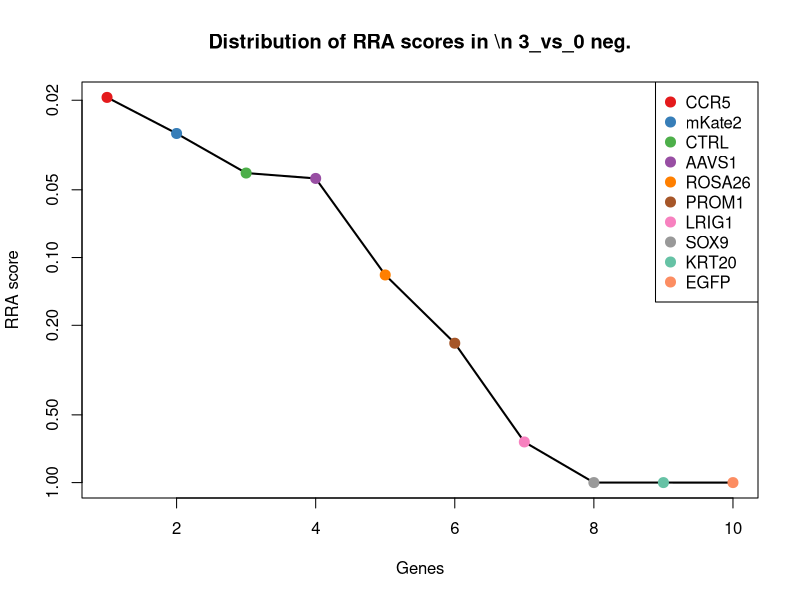
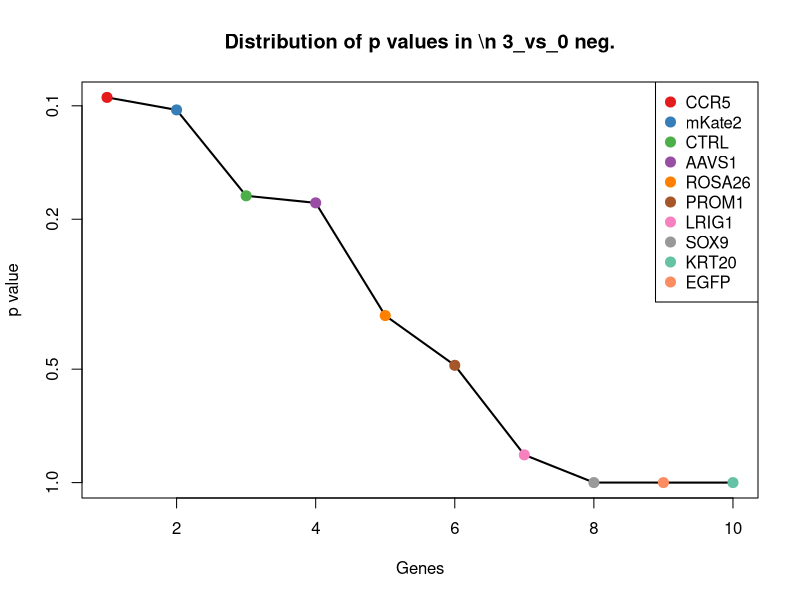
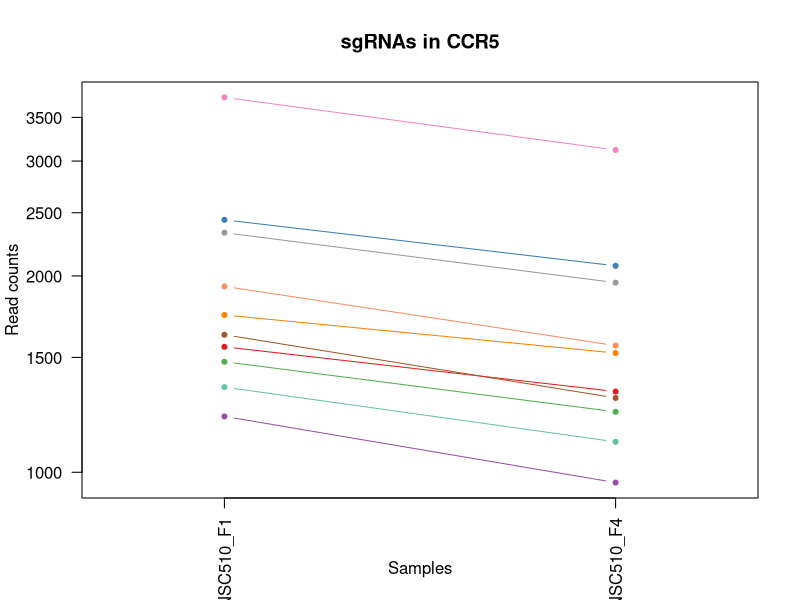
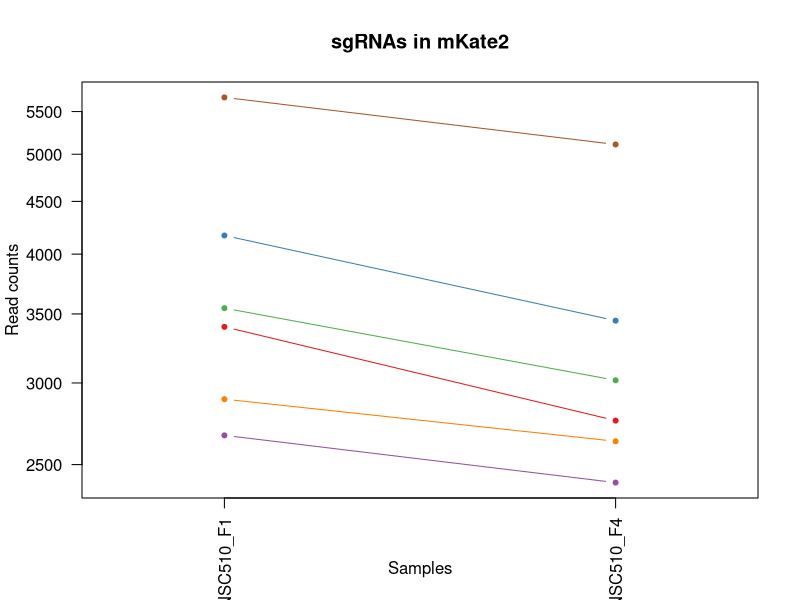
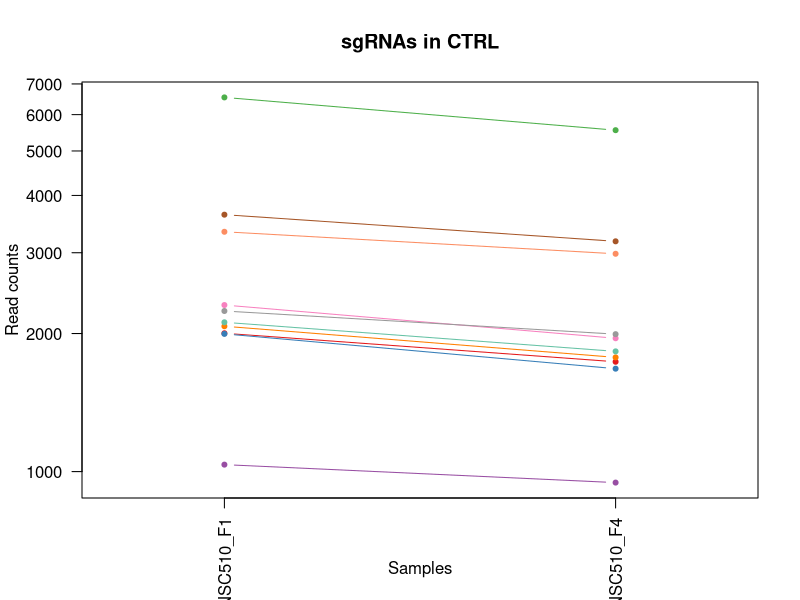
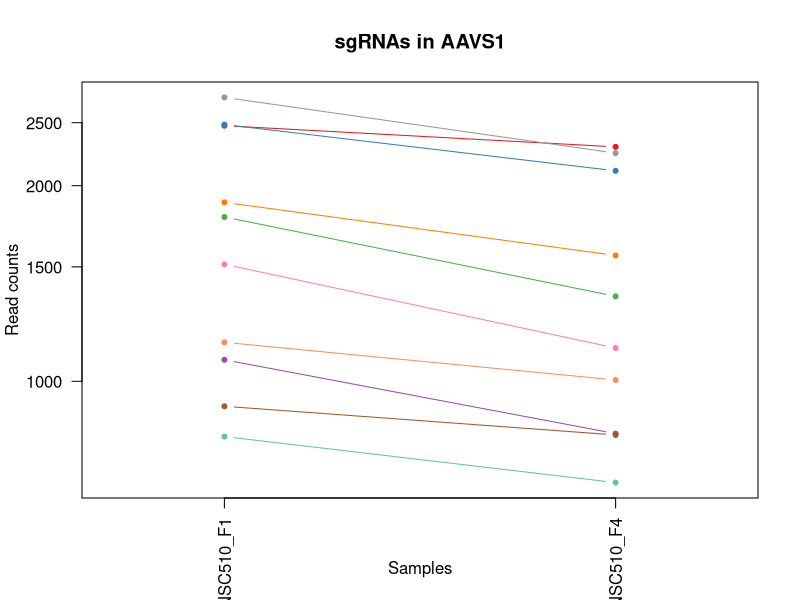
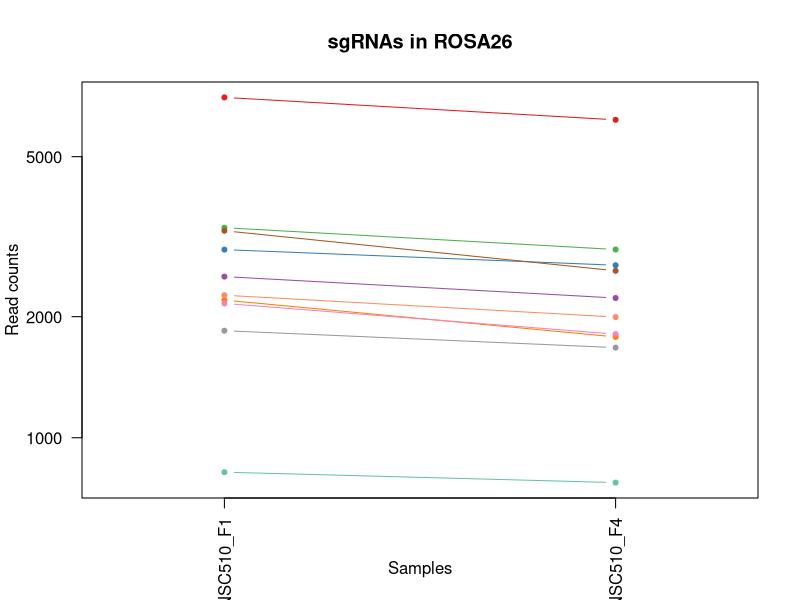
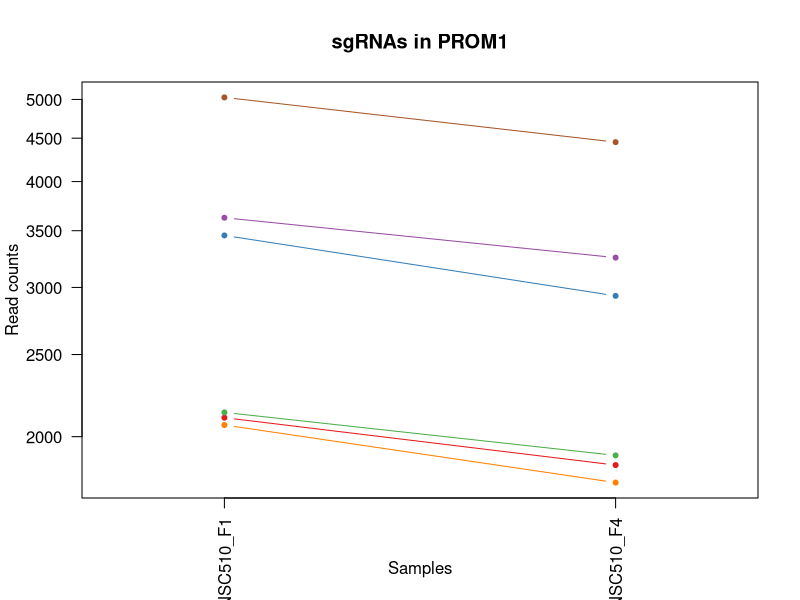

Here is the R script that generated these plots, in order: (Note: this script raises an error after producing the figures.)
pdf(file='S10A_c0_t3.pdf',width=4.5,height=4.5);
gstable=read.table('S10A_c0_t3.gene_summary.txt',header=T)
# 
#
# parameters
# Do not modify the variables beginning with "__"

# gstablename='__GENE_SUMMARY_FILE__'
startindex=3
# outputfile='__OUTPUT_FILE__'
targetgenelist=c("CCR5","mKate2","CTRL","AAVS1","ROSA26","PROM1","LRIG1","SOX9","KRT20","EGFP")
# samplelabel=sub('.\\w+.\\w+$','',colnames(gstable)[startindex]);
samplelabel='3_vs_0 neg.'


# You need to write some codes in front of this code:
# gstable=read.table(gstablename,header=T)
# pdf(file=outputfile,width=6,height=6)


# set up color using RColorBrewer
#library(RColorBrewer)
#colors <- brewer.pal(length(targetgenelist), "Set1")

colors=c( "#E41A1C", "#377EB8", "#4DAF4A", "#984EA3", "#FF7F00",  "#A65628", "#F781BF",
          "#999999", "#66C2A5", "#FC8D62", "#8DA0CB", "#E78AC3", "#A6D854", "#FFD92F", "#E5C494", "#B3B3B3", 
          "#8DD3C7", "#FFFFB3", "#BEBADA", "#FB8072", "#80B1D3", "#FDB462", "#B3DE69", "#FCCDE5",
          "#D9D9D9", "#BC80BD", "#CCEBC5", "#FFED6F")

######
# function definition

plotrankedvalues<-function(val, tglist, ...){
  
  plot(val,log='y',ylim=c(max(val),min(val)),type='l',lwd=2, ...)
  if(length(tglist)>0){
    for(i in 1:length(tglist)){
      targetgene=tglist[i];
      tx=which(names(val)==targetgene);ty=val[targetgene];
      points(tx,ty,col=colors[(i %% length(colors)) ],cex=2,pch=20)
      # text(tx+50,ty,targetgene,col=colors[i])
    }
    legend('topright',tglist,pch=20,pt.cex = 2,cex=1,col=colors)
  }
}



plotrandvalues<-function(val,targetgenelist, ...){
  # choose the one with the best distance distribution
  
  mindiffvalue=0;
  randval=val;
  for(i in 1:20){
    randval0=sample(val)
    vindex=sort(which(names(randval0) %in% targetgenelist))
    if(max(vindex)>0.9*length(val)){
      # print('pass...')
      next;
    }
    mindiffind=min(diff(vindex));
    if (mindiffind > mindiffvalue){
      mindiffvalue=mindiffind;
      randval=randval0;
      # print(paste('Diff: ',mindiffvalue))
    }
  }
  plot(randval,log='y',ylim=c(max(randval),min(randval)),pch=20,col='grey', ...)
  
  if(length(targetgenelist)>0){
    for(i in 1:length(targetgenelist)){
      targetgene=targetgenelist[i];
      tx=which(names(randval)==targetgene);ty=randval[targetgene];
      points(tx,ty,col=colors[(i %% length(colors)) ],cex=2,pch=20)
      text(tx+50,ty,targetgene,col=colors[i])
    }
  }
  
}




# set.seed(1235)



pvec=gstable[,startindex]
names(pvec)=gstable[,'id']
pvec=sort(pvec);

plotrankedvalues(pvec,targetgenelist,xlab='Genes',ylab='RRA score',main=paste('Distribution of RRA scores in \\n',samplelabel))

# plotrandvalues(pvec,targetgenelist,xlab='Genes',ylab='RRA score',main=paste('Distribution of RRA scores in \\n',samplelabel))


pvec=gstable[,startindex+1]
names(pvec)=gstable[,'id']
pvec=sort(pvec);

plotrankedvalues(pvec,targetgenelist,xlab='Genes',ylab='p value',main=paste('Distribution of p values in \\n',samplelabel))

# plotrandvalues(pvec,targetgenelist,xlab='Genes',ylab='p value',main=paste('Distribution of p values in \\n',samplelabel))



# you need to write after this code:
# dev.off()






# parameters
# Do not modify the variables beginning with "__"
targetmat=list(c(1556.0769285191361,1328.7104999339665),c(2436.875189945062,2071.6029132799463),c(1476.096396734483,1236.8368371132535),c(1216.9189772804175,963.1916263461839),c(1741.3482869570034,1522.3367140507378),c(1623.9085187668798,1299.07383450793),c(3755.035346699724,3118.7650916665666),c(2328.547127907621,1952.0683627282658),c(1349.5449223916776,1112.3628423239006),c(1926.6196453948705,1562.840156799654))
targetgene="CCR5"
collabel=c("S73_MNSC510_F1","S76_MNSC510_F4")

# set up color using RColorBrewer
#library(RColorBrewer)
#colors <- brewer.pal(length(targetgenelist), "Set1")

colors=c( "#E41A1C", "#377EB8", "#4DAF4A", "#984EA3", "#FF7F00",  "#A65628", "#F781BF",
          "#999999", "#66C2A5", "#FC8D62", "#8DA0CB", "#E78AC3", "#A6D854", "#FFD92F", "#E5C494", "#B3B3B3", 
          "#8DD3C7", "#FFFFB3", "#BEBADA", "#FB8072", "#80B1D3", "#FDB462", "#B3DE69", "#FCCDE5",
          "#D9D9D9", "#BC80BD", "#CCEBC5", "#FFED6F")


## code

targetmatvec=unlist(targetmat)+1
yrange=range(targetmatvec[targetmatvec>0]);
# yrange[1]=1; # set the minimum value to 1
for(i in 1:length(targetmat)){
  vali=targetmat[[i]]+1;
  if(i==1){
    plot(1:length(vali),vali,type='b',las=1,pch=20,main=paste('sgRNAs in',targetgene),ylab='Read counts',xlab='Samples',xlim=c(0.7,length(vali)+0.3),ylim = yrange,col=colors[(i %% length(colors))],xaxt='n',log='y')
    axis(1,at=1:length(vali),labels=(collabel),las=2)
    # lines(0:100,rep(1,101),col='black');
  }else{
    lines(1:length(vali),vali,type='b',pch=20,col=colors[(i %% length(colors))])
  }
}




# parameters
# Do not modify the variables beginning with "__"
targetmat=list(c(3399.678806745126,2757.197773468922),c(4169.111770749383,3446.7441890480363),c(3544.453693393296,3017.0125403705083),c(2667.7050791463394,2400.5698995089506),c(2892.460497579162,2632.723778679569),c(5675.58052132614,5109.36111944868))
targetgene="mKate2"
collabel=c("S73_MNSC510_F1","S76_MNSC510_F4")

# set up color using RColorBrewer
#library(RColorBrewer)
#colors <- brewer.pal(length(targetgenelist), "Set1")

colors=c( "#E41A1C", "#377EB8", "#4DAF4A", "#984EA3", "#FF7F00",  "#A65628", "#F781BF",
          "#999999", "#66C2A5", "#FC8D62", "#8DA0CB", "#E78AC3", "#A6D854", "#FFD92F", "#E5C494", "#B3B3B3", 
          "#8DD3C7", "#FFFFB3", "#BEBADA", "#FB8072", "#80B1D3", "#FDB462", "#B3DE69", "#FCCDE5",
          "#D9D9D9", "#BC80BD", "#CCEBC5", "#FFED6F")


## code

targetmatvec=unlist(targetmat)+1
yrange=range(targetmatvec[targetmatvec>0]);
# yrange[1]=1; # set the minimum value to 1
for(i in 1:length(targetmat)){
  vali=targetmat[[i]]+1;
  if(i==1){
    plot(1:length(vali),vali,type='b',las=1,pch=20,main=paste('sgRNAs in',targetgene),ylab='Read counts',xlab='Samples',xlim=c(0.7,length(vali)+0.3),ylim = yrange,col=colors[(i %% length(colors))],xaxt='n',log='y')
    axis(1,at=1:length(vali),labels=(collabel),las=2)
    # lines(0:100,rep(1,101),col='black');
  }else{
    lines(1:length(vali),vali,type='b',pch=20,col=colors[(i %% length(colors))])
  }
}




# parameters
# Do not modify the variables beginning with "__"
targetmat=list(c(2001.5381182058113,1734.7328162706654),c(1995.4636474373567,1675.4594854185925),c(6541.192605830929,5548.971656601553),c(1034.6848542267776,945.409627090562),c(2073.419355632525,1773.2604813245127),c(3630.5086959464033,3176.0626448235703),c(2306.274068423287,1952.0683627282658),c(2238.4424781755433,1992.5718054771824),c(2114.9282392169653,1827.594367938913),c(3331.8472164973828,2983.4243195543336))
targetgene="CTRL"
collabel=c("S73_MNSC510_F1","S76_MNSC510_F4")

# set up color using RColorBrewer
#library(RColorBrewer)
#colors <- brewer.pal(length(targetgenelist), "Set1")

colors=c( "#E41A1C", "#377EB8", "#4DAF4A", "#984EA3", "#FF7F00",  "#A65628", "#F781BF",
          "#999999", "#66C2A5", "#FC8D62", "#8DA0CB", "#E78AC3", "#A6D854", "#FFD92F", "#E5C494", "#B3B3B3", 
          "#8DD3C7", "#FFFFB3", "#BEBADA", "#FB8072", "#80B1D3", "#FDB462", "#B3DE69", "#FCCDE5",
          "#D9D9D9", "#BC80BD", "#CCEBC5", "#FFED6F")


## code

targetmatvec=unlist(targetmat)+1
yrange=range(targetmatvec[targetmatvec>0]);
# yrange[1]=1; # set the minimum value to 1
for(i in 1:length(targetmat)){
  vali=targetmat[[i]]+1;
  if(i==1){
    plot(1:length(vali),vali,type='b',las=1,pch=20,main=paste('sgRNAs in',targetgene),ylab='Read counts',xlab='Samples',xlim=c(0.7,length(vali)+0.3),ylim = yrange,col=colors[(i %% length(colors))],xaxt='n',log='y')
    axis(1,at=1:length(vali),labels=(collabel),las=2)
    # lines(0:100,rep(1,101),col='black');
  }else{
    lines(1:length(vali),vali,type='b',pch=20,col=colors[(i %% length(colors))])
  }
}




# parameters
# Do not modify the variables beginning with "__"
targetmat=list(c(2472.3096027610477,2293.8779039752194),c(2482.4337207084723,2107.1669117911897),c(1788.9316413098982,1350.4440545797265),c(1078.2185614007026,829.82663192902),c(1884.0983500156879,1560.8643791045852),c(914.2078506524267,825.8750765388818),c(1512.5432213452111,1124.217508494315),c(2733.511845804598,2243.4955727509573),c(821.0659655361219,697.4495263593906),c(1147.0625634431888,1003.6950690951003))
targetgene="AAVS1"
collabel=c("S73_MNSC510_F1","S76_MNSC510_F4")

# set up color using RColorBrewer
#library(RColorBrewer)
#colors <- brewer.pal(length(targetgenelist), "Set1")

colors=c( "#E41A1C", "#377EB8", "#4DAF4A", "#984EA3", "#FF7F00",  "#A65628", "#F781BF",
          "#999999", "#66C2A5", "#FC8D62", "#8DA0CB", "#E78AC3", "#A6D854", "#FFD92F", "#E5C494", "#B3B3B3", 
          "#8DD3C7", "#FFFFB3", "#BEBADA", "#FB8072", "#80B1D3", "#FDB462", "#B3DE69", "#FCCDE5",
          "#D9D9D9", "#BC80BD", "#CCEBC5", "#FFED6F")


## code

targetmatvec=unlist(targetmat)+1
yrange=range(targetmatvec[targetmatvec>0]);
# yrange[1]=1; # set the minimum value to 1
for(i in 1:length(targetmat)){
  vali=targetmat[[i]]+1;
  if(i==1){
    plot(1:length(vali),vali,type='b',las=1,pch=20,main=paste('sgRNAs in',targetgene),ylab='Read counts',xlab='Samples',xlim=c(0.7,length(vali)+0.3),ylim = yrange,col=colors[(i %% length(colors))],xaxt='n',log='y')
    axis(1,at=1:length(vali),labels=(collabel),las=2)
    # lines(0:100,rep(1,101),col='black');
  }else{
    lines(1:length(vali),vali,type='b',pch=20,col=colors[(i %% length(colors))])
  }
}




# parameters
# Do not modify the variables beginning with "__"
targetmat=list(c(7018.038561154621,6172.329519395853),c(2934.9817929583446,2684.0939987513657),c(3327.7975693184126,2936.99354372021),c(2514.8308981402306,2224.7256846478012),c(2197.9460063858455,1780.1757032572546),c(3270.0900970180933,2600.1234467109293),c(2156.437122801405,1808.8244798357566),c(1844.6142900207326,1674.4715965710582),c(820.0535537413795,772.5290787720162),c(2260.715537659877,1994.5475831722515))
targetgene="ROSA26"
collabel=c("S73_MNSC510_F1","S76_MNSC510_F4")

# set up color using RColorBrewer
#library(RColorBrewer)
#colors <- brewer.pal(length(targetgenelist), "Set1")

colors=c( "#E41A1C", "#377EB8", "#4DAF4A", "#984EA3", "#FF7F00",  "#A65628", "#F781BF",
          "#999999", "#66C2A5", "#FC8D62", "#8DA0CB", "#E78AC3", "#A6D854", "#FFD92F", "#E5C494", "#B3B3B3", 
          "#8DD3C7", "#FFFFB3", "#BEBADA", "#FB8072", "#80B1D3", "#FDB462", "#B3DE69", "#FCCDE5",
          "#D9D9D9", "#BC80BD", "#CCEBC5", "#FFED6F")


## code

targetmatvec=unlist(targetmat)+1
yrange=range(targetmatvec[targetmatvec>0]);
# yrange[1]=1; # set the minimum value to 1
for(i in 1:length(targetmat)){
  vali=targetmat[[i]]+1;
  if(i==1){
    plot(1:length(vali),vali,type='b',las=1,pch=20,main=paste('sgRNAs in',targetgene),ylab='Read counts',xlab='Samples',xlim=c(0.7,length(vali)+0.3),ylim = yrange,col=colors[(i %% length(colors))],xaxt='n',log='y')
    axis(1,at=1:length(vali),labels=(collabel),las=2)
    # lines(0:100,rep(1,101),col='black');
  }else{
    lines(1:length(vali),vali,type='b',pch=20,col=colors[(i %% length(colors))])
  }
}




# parameters
# Do not modify the variables beginning with "__"
targetmat=list(c(2104.8041212695407,1850.3158114322075),c(3454.3490436612183,2931.0662106350023),c(2135.176475111814,1899.7102538089348),c(3624.434225177949,3252.1300860837305),c(2063.2952376851003,1764.369481696702),c(5026.624560896234,4451.427146990671))
targetgene="PROM1"
collabel=c("S73_MNSC510_F1","S76_MNSC510_F4")

# set up color using RColorBrewer
#library(RColorBrewer)
#colors <- brewer.pal(length(targetgenelist), "Set1")

colors=c( "#E41A1C", "#377EB8", "#4DAF4A", "#984EA3", "#FF7F00",  "#A65628", "#F781BF",
          "#999999", "#66C2A5", "#FC8D62", "#8DA0CB", "#E78AC3", "#A6D854", "#FFD92F", "#E5C494", "#B3B3B3", 
          "#8DD3C7", "#FFFFB3", "#BEBADA", "#FB8072", "#80B1D3", "#FDB462", "#B3DE69", "#FCCDE5",
          "#D9D9D9", "#BC80BD", "#CCEBC5", "#FFED6F")


## code

targetmatvec=unlist(targetmat)+1
yrange=range(targetmatvec[targetmatvec>0]);
# yrange[1]=1; # set the minimum value to 1
for(i in 1:length(targetmat)){
  vali=targetmat[[i]]+1;
  if(i==1){
    plot(1:length(vali),vali,type='b',las=1,pch=20,main=paste('sgRNAs in',targetgene),ylab='Read counts',xlab='Samples',xlim=c(0.7,length(vali)+0.3),ylim = yrange,col=colors[(i %% length(colors))],xaxt='n',log='y')
    axis(1,at=1:length(vali),labels=(collabel),las=2)
    # lines(0:100,rep(1,101),col='black');
  }else{
    lines(1:length(vali),vali,type='b',pch=20,col=colors[(i %% length(colors))])
  }
}




# parameters
# Do not modify the variables beginning with "__"
targetmat=list(c(2270.8396556073017,2062.711913652135),c(1357.644216749617,1132.1206192745915),c(1527.7293982663477,1501.5910482525123),c(2750.7228463152196,2575.4262255225653),c(4139.751828701853,3574.181850379993),c(1520.6425157031506,1318.831611458621))
targetgene="LRIG1"
collabel=c("S73_MNSC510_F1","S76_MNSC510_F4")

# set up color using RColorBrewer
#library(RColorBrewer)
#colors <- brewer.pal(length(targetgenelist), "Set1")

colors=c( "#E41A1C", "#377EB8", "#4DAF4A", "#984EA3", "#FF7F00",  "#A65628", "#F781BF",
          "#999999", "#66C2A5", "#FC8D62", "#8DA0CB", "#E78AC3", "#A6D854", "#FFD92F", "#E5C494", "#B3B3B3", 
          "#8DD3C7", "#FFFFB3", "#BEBADA", "#FB8072", "#80B1D3", "#FDB462", "#B3DE69", "#FCCDE5",
          "#D9D9D9", "#BC80BD", "#CCEBC5", "#FFED6F")


## code

targetmatvec=unlist(targetmat)+1
yrange=range(targetmatvec[targetmatvec>0]);
# yrange[1]=1; # set the minimum value to 1
for(i in 1:length(targetmat)){
  vali=targetmat[[i]]+1;
  if(i==1){
    plot(1:length(vali),vali,type='b',las=1,pch=20,main=paste('sgRNAs in',targetgene),ylab='Read counts',xlab='Samples',xlim=c(0.7,length(vali)+0.3),ylim = yrange,col=colors[(i %% length(colors))],xaxt='n',log='y')
    axis(1,at=1:length(vali),labels=(collabel),las=2)
    # lines(0:100,rep(1,101),col='black');
  }else{
    lines(1:length(vali),vali,type='b',pch=20,col=colors[(i %% length(colors))])
  }
}




# parameters
# Do not modify the variables beginning with "__"
targetmat=list(c(1959.0168228266289,2085.43335714543),c(1615.8092244089403,2022.2084709032188),c(1177.4349172854622,1256.5946140639444),c(1241.2168603542361,1420.5841627546793),c(2064.307649479843,2392.666788728674),c(3924.108116421712,3854.7422830798046))
targetgene="SOX9"
collabel=c("S73_MNSC510_F1","S76_MNSC510_F4")

# set up color using RColorBrewer
#library(RColorBrewer)
#colors <- brewer.pal(length(targetgenelist), "Set1")

colors=c( "#E41A1C", "#377EB8", "#4DAF4A", "#984EA3", "#FF7F00",  "#A65628", "#F781BF",
          "#999999", "#66C2A5", "#FC8D62", "#8DA0CB", "#E78AC3", "#A6D854", "#FFD92F", "#E5C494", "#B3B3B3", 
          "#8DD3C7", "#FFFFB3", "#BEBADA", "#FB8072", "#80B1D3", "#FDB462", "#B3DE69", "#FCCDE5",
          "#D9D9D9", "#BC80BD", "#CCEBC5", "#FFED6F")


## code

targetmatvec=unlist(targetmat)+1
yrange=range(targetmatvec[targetmatvec>0]);
# yrange[1]=1; # set the minimum value to 1
for(i in 1:length(targetmat)){
  vali=targetmat[[i]]+1;
  if(i==1){
    plot(1:length(vali),vali,type='b',las=1,pch=20,main=paste('sgRNAs in',targetgene),ylab='Read counts',xlab='Samples',xlim=c(0.7,length(vali)+0.3),ylim = yrange,col=colors[(i %% length(colors))],xaxt='n',log='y')
    axis(1,at=1:length(vali),labels=(collabel),las=2)
    # lines(0:100,rep(1,101),col='black');
  }else{
    lines(1:length(vali),vali,type='b',pch=20,col=colors[(i %% length(colors))])
  }
}




# parameters
# Do not modify the variables beginning with "__"
targetmat=list(c(606.4346650507239,1693.2414846742145),c(628.7077245350577,2477.6252296166454),c(574.0374876189657,2037.026803616237),c(291.57459688582384,984.9251809919439),c(858.5252019415924,2987.375874944472),c(460.64736660781193,1452.1966058757848))
targetgene="KRT20"
collabel=c("S73_MNSC510_F1","S76_MNSC510_F4")

# set up color using RColorBrewer
#library(RColorBrewer)
#colors <- brewer.pal(length(targetgenelist), "Set1")

colors=c( "#E41A1C", "#377EB8", "#4DAF4A", "#984EA3", "#FF7F00",  "#A65628", "#F781BF",
          "#999999", "#66C2A5", "#FC8D62", "#8DA0CB", "#E78AC3", "#A6D854", "#FFD92F", "#E5C494", "#B3B3B3", 
          "#8DD3C7", "#FFFFB3", "#BEBADA", "#FB8072", "#80B1D3", "#FDB462", "#B3DE69", "#FCCDE5",
          "#D9D9D9", "#BC80BD", "#CCEBC5", "#FFED6F")


## code

targetmatvec=unlist(targetmat)+1
yrange=range(targetmatvec[targetmatvec>0]);
# yrange[1]=1; # set the minimum value to 1
for(i in 1:length(targetmat)){
  vali=targetmat[[i]]+1;
  if(i==1){
    plot(1:length(vali),vali,type='b',las=1,pch=20,main=paste('sgRNAs in',targetgene),ylab='Read counts',xlab='Samples',xlim=c(0.7,length(vali)+0.3),ylim = yrange,col=colors[(i %% length(colors))],xaxt='n',log='y')
    axis(1,at=1:length(vali),labels=(collabel),las=2)
    # lines(0:100,rep(1,101),col='black');
  }else{
    lines(1:length(vali),vali,type='b',pch=20,col=colors[(i %% length(colors))])
  }
}




# parameters
# Do not modify the variables beginning with "__"
targetmat=list(c(417.1136594338868,2177.307019966143),c(441.4115425077055,2757.197773468922),c(298.66147944902093,1631.9923761270725),c(300.6863030385058,1549.0097129341705),c(435.33707173925086,2593.2082247781873),c(1085.3054439638997,3050.6007611866826))
targetgene="EGFP"
collabel=c("S73_MNSC510_F1","S76_MNSC510_F4")

# set up color using RColorBrewer
#library(RColorBrewer)
#colors <- brewer.pal(length(targetgenelist), "Set1")

colors=c( "#E41A1C", "#377EB8", "#4DAF4A", "#984EA3", "#FF7F00",  "#A65628", "#F781BF",
          "#999999", "#66C2A5", "#FC8D62", "#8DA0CB", "#E78AC3", "#A6D854", "#FFD92F", "#E5C494", "#B3B3B3", 
          "#8DD3C7", "#FFFFB3", "#BEBADA", "#FB8072", "#80B1D3", "#FDB462", "#B3DE69", "#FCCDE5",
          "#D9D9D9", "#BC80BD", "#CCEBC5", "#FFED6F")


## code

targetmatvec=unlist(targetmat)+1
yrange=range(targetmatvec[targetmatvec>0]);
# yrange[1]=1; # set the minimum value to 1
for(i in 1:length(targetmat)){
  vali=targetmat[[i]]+1;
  if(i==1){
    plot(1:length(vali),vali,type='b',las=1,pch=20,main=paste('sgRNAs in',targetgene),ylab='Read counts',xlab='Samples',xlim=c(0.7,length(vali)+0.3),ylim = yrange,col=colors[(i %% length(colors))],xaxt='n',log='y')
    axis(1,at=1:length(vali),labels=(collabel),las=2)
    # lines(0:100,rep(1,101),col='black');
  }else{
    lines(1:length(vali),vali,type='b',pch=20,col=colors[(i %% length(colors))])
  }
}



# 
#
# parameters
# Do not modify the variables beginning with "__"

# gstablename='__GENE_SUMMARY_FILE__'
startindex=9
# outputfile='__OUTPUT_FILE__'
targetgenelist=c("EGFP","KRT20","SOX9","LRIG1","mKate2","ROSA26","PROM1","CTRL","AAVS1","CCR5")
# samplelabel=sub('.\\w+.\\w+$','',colnames(gstable)[startindex]);
samplelabel='3_vs_0 pos.'


# You need to write some codes in front of this code:
# gstable=read.table(gstablename,header=T)
# pdf(file=outputfile,width=6,height=6)


# set up color using RColorBrewer
#library(RColorBrewer)
#colors <- brewer.pal(length(targetgenelist), "Set1")

colors=c( "#E41A1C", "#377EB8", "#4DAF4A", "#984EA3", "#FF7F00",  "#A65628", "#F781BF",
          "#999999", "#66C2A5", "#FC8D62", "#8DA0CB", "#E78AC3", "#A6D854", "#FFD92F", "#E5C494", "#B3B3B3", 
          "#8DD3C7", "#FFFFB3", "#BEBADA", "#FB8072", "#80B1D3", "#FDB462", "#B3DE69", "#FCCDE5",
          "#D9D9D9", "#BC80BD", "#CCEBC5", "#FFED6F")

######
# function definition

plotrankedvalues<-function(val, tglist, ...){
  
  plot(val,log='y',ylim=c(max(val),min(val)),type='l',lwd=2, ...)
  if(length(tglist)>0){
    for(i in 1:length(tglist)){
      targetgene=tglist[i];
      tx=which(names(val)==targetgene);ty=val[targetgene];
      points(tx,ty,col=colors[(i %% length(colors)) ],cex=2,pch=20)
      # text(tx+50,ty,targetgene,col=colors[i])
    }
    legend('topright',tglist,pch=20,pt.cex = 2,cex=1,col=colors)
  }
}



plotrandvalues<-function(val,targetgenelist, ...){
  # choose the one with the best distance distribution
  
  mindiffvalue=0;
  randval=val;
  for(i in 1:20){
    randval0=sample(val)
    vindex=sort(which(names(randval0) %in% targetgenelist))
    if(max(vindex)>0.9*length(val)){
      # print('pass...')
      next;
    }
    mindiffind=min(diff(vindex));
    if (mindiffind > mindiffvalue){
      mindiffvalue=mindiffind;
      randval=randval0;
      # print(paste('Diff: ',mindiffvalue))
    }
  }
  plot(randval,log='y',ylim=c(max(randval),min(randval)),pch=20,col='grey', ...)
  
  if(length(targetgenelist)>0){
    for(i in 1:length(targetgenelist)){
      targetgene=targetgenelist[i];
      tx=which(names(randval)==targetgene);ty=randval[targetgene];
      points(tx,ty,col=colors[(i %% length(colors)) ],cex=2,pch=20)
      text(tx+50,ty,targetgene,col=colors[i])
    }
  }
  
}




# set.seed(1235)



pvec=gstable[,startindex]
names(pvec)=gstable[,'id']
pvec=sort(pvec);

plotrankedvalues(pvec,targetgenelist,xlab='Genes',ylab='RRA score',main=paste('Distribution of RRA scores in \\n',samplelabel))

# plotrandvalues(pvec,targetgenelist,xlab='Genes',ylab='RRA score',main=paste('Distribution of RRA scores in \\n',samplelabel))


pvec=gstable[,startindex+1]
names(pvec)=gstable[,'id']
pvec=sort(pvec);

plotrankedvalues(pvec,targetgenelist,xlab='Genes',ylab='p value',main=paste('Distribution of p values in \\n',samplelabel))

# plotrandvalues(pvec,targetgenelist,xlab='Genes',ylab='p value',main=paste('Distribution of p values in \\n',samplelabel))



# you need to write after this code:
# dev.off()






# parameters
# Do not modify the variables beginning with "__"
targetmat=list(c(417.1136594338868,2177.307019966143),c(441.4115425077055,2757.197773468922),c(298.66147944902093,1631.9923761270725),c(300.6863030385058,1549.0097129341705),c(435.33707173925086,2593.2082247781873),c(1085.3054439638997,3050.6007611866826))
targetgene="EGFP"
collabel=c("S73_MNSC510_F1","S76_MNSC510_F4")

# set up color using RColorBrewer
#library(RColorBrewer)
#colors <- brewer.pal(length(targetgenelist), "Set1")

colors=c( "#E41A1C", "#377EB8", "#4DAF4A", "#984EA3", "#FF7F00",  "#A65628", "#F781BF",
          "#999999", "#66C2A5", "#FC8D62", "#8DA0CB", "#E78AC3", "#A6D854", "#FFD92F", "#E5C494", "#B3B3B3", 
          "#8DD3C7", "#FFFFB3", "#BEBADA", "#FB8072", "#80B1D3", "#FDB462", "#B3DE69", "#FCCDE5",
          "#D9D9D9", "#BC80BD", "#CCEBC5", "#FFED6F")


## code

targetmatvec=unlist(targetmat)+1
yrange=range(targetmatvec[targetmatvec>0]);
# yrange[1]=1; # set the minimum value to 1
for(i in 1:length(targetmat)){
  vali=targetmat[[i]]+1;
  if(i==1){
    plot(1:length(vali),vali,type='b',las=1,pch=20,main=paste('sgRNAs in',targetgene),ylab='Read counts',xlab='Samples',xlim=c(0.7,length(vali)+0.3),ylim = yrange,col=colors[(i %% length(colors))],xaxt='n',log='y')
    axis(1,at=1:length(vali),labels=(collabel),las=2)
    # lines(0:100,rep(1,101),col='black');
  }else{
    lines(1:length(vali),vali,type='b',pch=20,col=colors[(i %% length(colors))])
  }
}




# parameters
# Do not modify the variables beginning with "__"
targetmat=list(c(606.4346650507239,1693.2414846742145),c(628.7077245350577,2477.6252296166454),c(574.0374876189657,2037.026803616237),c(291.57459688582384,984.9251809919439),c(858.5252019415924,2987.375874944472),c(460.64736660781193,1452.1966058757848))
targetgene="KRT20"
collabel=c("S73_MNSC510_F1","S76_MNSC510_F4")

# set up color using RColorBrewer
#library(RColorBrewer)
#colors <- brewer.pal(length(targetgenelist), "Set1")

colors=c( "#E41A1C", "#377EB8", "#4DAF4A", "#984EA3", "#FF7F00",  "#A65628", "#F781BF",
          "#999999", "#66C2A5", "#FC8D62", "#8DA0CB", "#E78AC3", "#A6D854", "#FFD92F", "#E5C494", "#B3B3B3", 
          "#8DD3C7", "#FFFFB3", "#BEBADA", "#FB8072", "#80B1D3", "#FDB462", "#B3DE69", "#FCCDE5",
          "#D9D9D9", "#BC80BD", "#CCEBC5", "#FFED6F")


## code

targetmatvec=unlist(targetmat)+1
yrange=range(targetmatvec[targetmatvec>0]);
# yrange[1]=1; # set the minimum value to 1
for(i in 1:length(targetmat)){
  vali=targetmat[[i]]+1;
  if(i==1){
    plot(1:length(vali),vali,type='b',las=1,pch=20,main=paste('sgRNAs in',targetgene),ylab='Read counts',xlab='Samples',xlim=c(0.7,length(vali)+0.3),ylim = yrange,col=colors[(i %% length(colors))],xaxt='n',log='y')
    axis(1,at=1:length(vali),labels=(collabel),las=2)
    # lines(0:100,rep(1,101),col='black');
  }else{
    lines(1:length(vali),vali,type='b',pch=20,col=colors[(i %% length(colors))])
  }
}




# parameters
# Do not modify the variables beginning with "__"
targetmat=list(c(1959.0168228266289,2085.43335714543),c(1615.8092244089403,2022.2084709032188),c(1177.4349172854622,1256.5946140639444),c(1241.2168603542361,1420.5841627546793),c(2064.307649479843,2392.666788728674),c(3924.108116421712,3854.7422830798046))
targetgene="SOX9"
collabel=c("S73_MNSC510_F1","S76_MNSC510_F4")

# set up color using RColorBrewer
#library(RColorBrewer)
#colors <- brewer.pal(length(targetgenelist), "Set1")

colors=c( "#E41A1C", "#377EB8", "#4DAF4A", "#984EA3", "#FF7F00",  "#A65628", "#F781BF",
          "#999999", "#66C2A5", "#FC8D62", "#8DA0CB", "#E78AC3", "#A6D854", "#FFD92F", "#E5C494", "#B3B3B3", 
          "#8DD3C7", "#FFFFB3", "#BEBADA", "#FB8072", "#80B1D3", "#FDB462", "#B3DE69", "#FCCDE5",
          "#D9D9D9", "#BC80BD", "#CCEBC5", "#FFED6F")


## code

targetmatvec=unlist(targetmat)+1
yrange=range(targetmatvec[targetmatvec>0]);
# yrange[1]=1; # set the minimum value to 1
for(i in 1:length(targetmat)){
  vali=targetmat[[i]]+1;
  if(i==1){
    plot(1:length(vali),vali,type='b',las=1,pch=20,main=paste('sgRNAs in',targetgene),ylab='Read counts',xlab='Samples',xlim=c(0.7,length(vali)+0.3),ylim = yrange,col=colors[(i %% length(colors))],xaxt='n',log='y')
    axis(1,at=1:length(vali),labels=(collabel),las=2)
    # lines(0:100,rep(1,101),col='black');
  }else{
    lines(1:length(vali),vali,type='b',pch=20,col=colors[(i %% length(colors))])
  }
}




# parameters
# Do not modify the variables beginning with "__"
targetmat=list(c(2270.8396556073017,2062.711913652135),c(1357.644216749617,1132.1206192745915),c(1527.7293982663477,1501.5910482525123),c(2750.7228463152196,2575.4262255225653),c(4139.751828701853,3574.181850379993),c(1520.6425157031506,1318.831611458621))
targetgene="LRIG1"
collabel=c("S73_MNSC510_F1","S76_MNSC510_F4")

# set up color using RColorBrewer
#library(RColorBrewer)
#colors <- brewer.pal(length(targetgenelist), "Set1")

colors=c( "#E41A1C", "#377EB8", "#4DAF4A", "#984EA3", "#FF7F00",  "#A65628", "#F781BF",
          "#999999", "#66C2A5", "#FC8D62", "#8DA0CB", "#E78AC3", "#A6D854", "#FFD92F", "#E5C494", "#B3B3B3", 
          "#8DD3C7", "#FFFFB3", "#BEBADA", "#FB8072", "#80B1D3", "#FDB462", "#B3DE69", "#FCCDE5",
          "#D9D9D9", "#BC80BD", "#CCEBC5", "#FFED6F")


## code

targetmatvec=unlist(targetmat)+1
yrange=range(targetmatvec[targetmatvec>0]);
# yrange[1]=1; # set the minimum value to 1
for(i in 1:length(targetmat)){
  vali=targetmat[[i]]+1;
  if(i==1){
    plot(1:length(vali),vali,type='b',las=1,pch=20,main=paste('sgRNAs in',targetgene),ylab='Read counts',xlab='Samples',xlim=c(0.7,length(vali)+0.3),ylim = yrange,col=colors[(i %% length(colors))],xaxt='n',log='y')
    axis(1,at=1:length(vali),labels=(collabel),las=2)
    # lines(0:100,rep(1,101),col='black');
  }else{
    lines(1:length(vali),vali,type='b',pch=20,col=colors[(i %% length(colors))])
  }
}




# parameters
# Do not modify the variables beginning with "__"
targetmat=list(c(3399.678806745126,2757.197773468922),c(4169.111770749383,3446.7441890480363),c(3544.453693393296,3017.0125403705083),c(2667.7050791463394,2400.5698995089506),c(2892.460497579162,2632.723778679569),c(5675.58052132614,5109.36111944868))
targetgene="mKate2"
collabel=c("S73_MNSC510_F1","S76_MNSC510_F4")

# set up color using RColorBrewer
#library(RColorBrewer)
#colors <- brewer.pal(length(targetgenelist), "Set1")

colors=c( "#E41A1C", "#377EB8", "#4DAF4A", "#984EA3", "#FF7F00",  "#A65628", "#F781BF",
          "#999999", "#66C2A5", "#FC8D62", "#8DA0CB", "#E78AC3", "#A6D854", "#FFD92F", "#E5C494", "#B3B3B3", 
          "#8DD3C7", "#FFFFB3", "#BEBADA", "#FB8072", "#80B1D3", "#FDB462", "#B3DE69", "#FCCDE5",
          "#D9D9D9", "#BC80BD", "#CCEBC5", "#FFED6F")


## code

targetmatvec=unlist(targetmat)+1
yrange=range(targetmatvec[targetmatvec>0]);
# yrange[1]=1; # set the minimum value to 1
for(i in 1:length(targetmat)){
  vali=targetmat[[i]]+1;
  if(i==1){
    plot(1:length(vali),vali,type='b',las=1,pch=20,main=paste('sgRNAs in',targetgene),ylab='Read counts',xlab='Samples',xlim=c(0.7,length(vali)+0.3),ylim = yrange,col=colors[(i %% length(colors))],xaxt='n',log='y')
    axis(1,at=1:length(vali),labels=(collabel),las=2)
    # lines(0:100,rep(1,101),col='black');
  }else{
    lines(1:length(vali),vali,type='b',pch=20,col=colors[(i %% length(colors))])
  }
}




# parameters
# Do not modify the variables beginning with "__"
targetmat=list(c(7018.038561154621,6172.329519395853),c(2934.9817929583446,2684.0939987513657),c(3327.7975693184126,2936.99354372021),c(2514.8308981402306,2224.7256846478012),c(2197.9460063858455,1780.1757032572546),c(3270.0900970180933,2600.1234467109293),c(2156.437122801405,1808.8244798357566),c(1844.6142900207326,1674.4715965710582),c(820.0535537413795,772.5290787720162),c(2260.715537659877,1994.5475831722515))
targetgene="ROSA26"
collabel=c("S73_MNSC510_F1","S76_MNSC510_F4")

# set up color using RColorBrewer
#library(RColorBrewer)
#colors <- brewer.pal(length(targetgenelist), "Set1")

colors=c( "#E41A1C", "#377EB8", "#4DAF4A", "#984EA3", "#FF7F00",  "#A65628", "#F781BF",
          "#999999", "#66C2A5", "#FC8D62", "#8DA0CB", "#E78AC3", "#A6D854", "#FFD92F", "#E5C494", "#B3B3B3", 
          "#8DD3C7", "#FFFFB3", "#BEBADA", "#FB8072", "#80B1D3", "#FDB462", "#B3DE69", "#FCCDE5",
          "#D9D9D9", "#BC80BD", "#CCEBC5", "#FFED6F")


## code

targetmatvec=unlist(targetmat)+1
yrange=range(targetmatvec[targetmatvec>0]);
# yrange[1]=1; # set the minimum value to 1
for(i in 1:length(targetmat)){
  vali=targetmat[[i]]+1;
  if(i==1){
    plot(1:length(vali),vali,type='b',las=1,pch=20,main=paste('sgRNAs in',targetgene),ylab='Read counts',xlab='Samples',xlim=c(0.7,length(vali)+0.3),ylim = yrange,col=colors[(i %% length(colors))],xaxt='n',log='y')
    axis(1,at=1:length(vali),labels=(collabel),las=2)
    # lines(0:100,rep(1,101),col='black');
  }else{
    lines(1:length(vali),vali,type='b',pch=20,col=colors[(i %% length(colors))])
  }
}




# parameters
# Do not modify the variables beginning with "__"
targetmat=list(c(2104.8041212695407,1850.3158114322075),c(3454.3490436612183,2931.0662106350023),c(2135.176475111814,1899.7102538089348),c(3624.434225177949,3252.1300860837305),c(2063.2952376851003,1764.369481696702),c(5026.624560896234,4451.427146990671))
targetgene="PROM1"
collabel=c("S73_MNSC510_F1","S76_MNSC510_F4")

# set up color using RColorBrewer
#library(RColorBrewer)
#colors <- brewer.pal(length(targetgenelist), "Set1")

colors=c( "#E41A1C", "#377EB8", "#4DAF4A", "#984EA3", "#FF7F00",  "#A65628", "#F781BF",
          "#999999", "#66C2A5", "#FC8D62", "#8DA0CB", "#E78AC3", "#A6D854", "#FFD92F", "#E5C494", "#B3B3B3", 
          "#8DD3C7", "#FFFFB3", "#BEBADA", "#FB8072", "#80B1D3", "#FDB462", "#B3DE69", "#FCCDE5",
          "#D9D9D9", "#BC80BD", "#CCEBC5", "#FFED6F")


## code

targetmatvec=unlist(targetmat)+1
yrange=range(targetmatvec[targetmatvec>0]);
# yrange[1]=1; # set the minimum value to 1
for(i in 1:length(targetmat)){
  vali=targetmat[[i]]+1;
  if(i==1){
    plot(1:length(vali),vali,type='b',las=1,pch=20,main=paste('sgRNAs in',targetgene),ylab='Read counts',xlab='Samples',xlim=c(0.7,length(vali)+0.3),ylim = yrange,col=colors[(i %% length(colors))],xaxt='n',log='y')
    axis(1,at=1:length(vali),labels=(collabel),las=2)
    # lines(0:100,rep(1,101),col='black');
  }else{
    lines(1:length(vali),vali,type='b',pch=20,col=colors[(i %% length(colors))])
  }
}




# parameters
# Do not modify the variables beginning with "__"
targetmat=list(c(2001.5381182058113,1734.7328162706654),c(1995.4636474373567,1675.4594854185925),c(6541.192605830929,5548.971656601553),c(1034.6848542267776,945.409627090562),c(2073.419355632525,1773.2604813245127),c(3630.5086959464033,3176.0626448235703),c(2306.274068423287,1952.0683627282658),c(2238.4424781755433,1992.5718054771824),c(2114.9282392169653,1827.594367938913),c(3331.8472164973828,2983.4243195543336))
targetgene="CTRL"
collabel=c("S73_MNSC510_F1","S76_MNSC510_F4")

# set up color using RColorBrewer
#library(RColorBrewer)
#colors <- brewer.pal(length(targetgenelist), "Set1")

colors=c( "#E41A1C", "#377EB8", "#4DAF4A", "#984EA3", "#FF7F00",  "#A65628", "#F781BF",
          "#999999", "#66C2A5", "#FC8D62", "#8DA0CB", "#E78AC3", "#A6D854", "#FFD92F", "#E5C494", "#B3B3B3", 
          "#8DD3C7", "#FFFFB3", "#BEBADA", "#FB8072", "#80B1D3", "#FDB462", "#B3DE69", "#FCCDE5",
          "#D9D9D9", "#BC80BD", "#CCEBC5", "#FFED6F")


## code

targetmatvec=unlist(targetmat)+1
yrange=range(targetmatvec[targetmatvec>0]);
# yrange[1]=1; # set the minimum value to 1
for(i in 1:length(targetmat)){
  vali=targetmat[[i]]+1;
  if(i==1){
    plot(1:length(vali),vali,type='b',las=1,pch=20,main=paste('sgRNAs in',targetgene),ylab='Read counts',xlab='Samples',xlim=c(0.7,length(vali)+0.3),ylim = yrange,col=colors[(i %% length(colors))],xaxt='n',log='y')
    axis(1,at=1:length(vali),labels=(collabel),las=2)
    # lines(0:100,rep(1,101),col='black');
  }else{
    lines(1:length(vali),vali,type='b',pch=20,col=colors[(i %% length(colors))])
  }
}




# parameters
# Do not modify the variables beginning with "__"
targetmat=list(c(2472.3096027610477,2293.8779039752194),c(2482.4337207084723,2107.1669117911897),c(1788.9316413098982,1350.4440545797265),c(1078.2185614007026,829.82663192902),c(1884.0983500156879,1560.8643791045852),c(914.2078506524267,825.8750765388818),c(1512.5432213452111,1124.217508494315),c(2733.511845804598,2243.4955727509573),c(821.0659655361219,697.4495263593906),c(1147.0625634431888,1003.6950690951003))
targetgene="AAVS1"
collabel=c("S73_MNSC510_F1","S76_MNSC510_F4")

# set up color using RColorBrewer
#library(RColorBrewer)
#colors <- brewer.pal(length(targetgenelist), "Set1")

colors=c( "#E41A1C", "#377EB8", "#4DAF4A", "#984EA3", "#FF7F00",  "#A65628", "#F781BF",
          "#999999", "#66C2A5", "#FC8D62", "#8DA0CB", "#E78AC3", "#A6D854", "#FFD92F", "#E5C494", "#B3B3B3", 
          "#8DD3C7", "#FFFFB3", "#BEBADA", "#FB8072", "#80B1D3", "#FDB462", "#B3DE69", "#FCCDE5",
          "#D9D9D9", "#BC80BD", "#CCEBC5", "#FFED6F")


## code

targetmatvec=unlist(targetmat)+1
yrange=range(targetmatvec[targetmatvec>0]);
# yrange[1]=1; # set the minimum value to 1
for(i in 1:length(targetmat)){
  vali=targetmat[[i]]+1;
  if(i==1){
    plot(1:length(vali),vali,type='b',las=1,pch=20,main=paste('sgRNAs in',targetgene),ylab='Read counts',xlab='Samples',xlim=c(0.7,length(vali)+0.3),ylim = yrange,col=colors[(i %% length(colors))],xaxt='n',log='y')
    axis(1,at=1:length(vali),labels=(collabel),las=2)
    # lines(0:100,rep(1,101),col='black');
  }else{
    lines(1:length(vali),vali,type='b',pch=20,col=colors[(i %% length(colors))])
  }
}




# parameters
# Do not modify the variables beginning with "__"
targetmat=list(c(1556.0769285191361,1328.7104999339665),c(2436.875189945062,2071.6029132799463),c(1476.096396734483,1236.8368371132535),c(1216.9189772804175,963.1916263461839),c(1741.3482869570034,1522.3367140507378),c(1623.9085187668798,1299.07383450793),c(3755.035346699724,3118.7650916665666),c(2328.547127907621,1952.0683627282658),c(1349.5449223916776,1112.3628423239006),c(1926.6196453948705,1562.840156799654))
targetgene="CCR5"
collabel=c("S73_MNSC510_F1","S76_MNSC510_F4")

# set up color using RColorBrewer
#library(RColorBrewer)
#colors <- brewer.pal(length(targetgenelist), "Set1")

colors=c( "#E41A1C", "#377EB8", "#4DAF4A", "#984EA3", "#FF7F00",  "#A65628", "#F781BF",
          "#999999", "#66C2A5", "#FC8D62", "#8DA0CB", "#E78AC3", "#A6D854", "#FFD92F", "#E5C494", "#B3B3B3", 
          "#8DD3C7", "#FFFFB3", "#BEBADA", "#FB8072", "#80B1D3", "#FDB462", "#B3DE69", "#FCCDE5",
          "#D9D9D9", "#BC80BD", "#CCEBC5", "#FFED6F")


## code

targetmatvec=unlist(targetmat)+1
yrange=range(targetmatvec[targetmatvec>0]);
# yrange[1]=1; # set the minimum value to 1
for(i in 1:length(targetmat)){
  vali=targetmat[[i]]+1;
  if(i==1){
    plot(1:length(vali),vali,type='b',las=1,pch=20,main=paste('sgRNAs in',targetgene),ylab='Read counts',xlab='Samples',xlim=c(0.7,length(vali)+0.3),ylim = yrange,col=colors[(i %% length(colors))],xaxt='n',log='y')
    axis(1,at=1:length(vali),labels=(collabel),las=2)
    # lines(0:100,rep(1,101),col='black');
  }else{
    lines(1:length(vali),vali,type='b',pch=20,col=colors[(i %% length(colors))])
  }
}



dev.off()
Sweave("S10A_c0_t3_summary.Rnw");
library(tools);

texi2dvi("S10A_c0_t3_summary.tex",pdf=TRUE);
